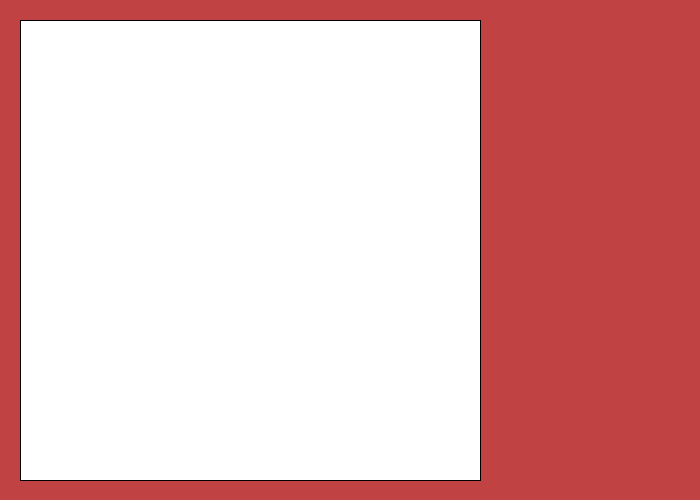
Frame 1 (no input)
Frame 60 (the mouse pressed at the canvas centre just before this capture): identical to frame 1, image omitted
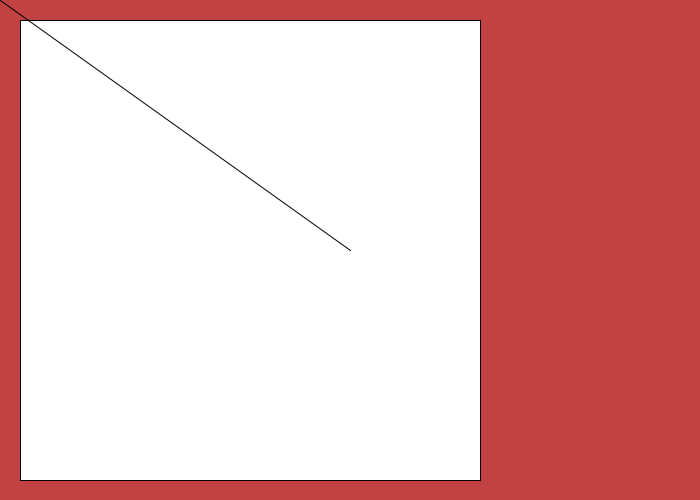
Frame 120 (the mouse held since frame 60 and released just before this capture)

The Processing sketch that drew these frames (run headless with seeded random() and noise(); from frame 60 on, the mouse is pressed at the canvas centre):

// Processing sketch: processing_114417
// ── processing_114417.pde

int lc = 20;
int rc = 460;
void setup(){
size(700,500);
background(193,66,66);
rect(lc,lc,rc,rc);
}

void draw(){
 //background(random(255));
//line( 350,250,100,250);
//line( mouseX,mouseY,100,250);
if(mousePressed){
line( mouseX,mouseY,pmouseX,pmouseY);
}
}
